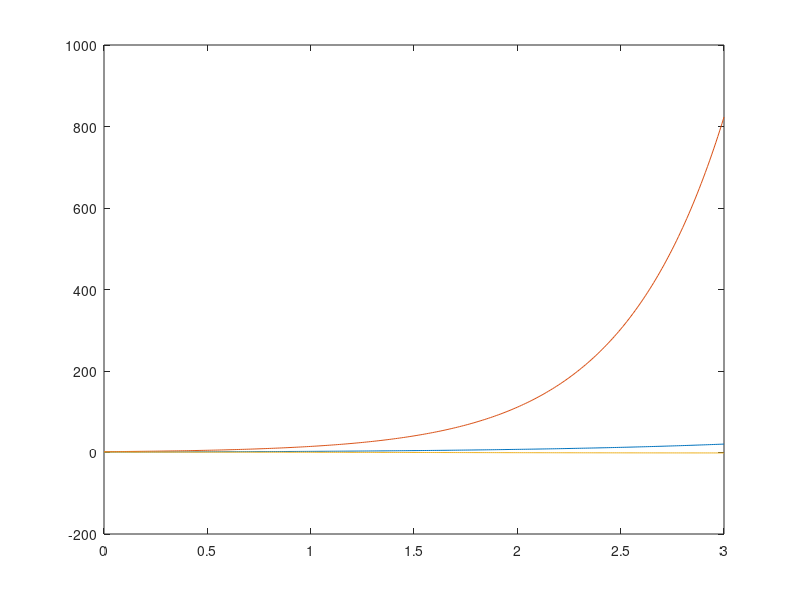

The MATLAB script that drew this image:
# Resolution of the exercise given in theory slides

function ejercicio_sistema_diferencia_central

  # EXERCISE DATA --------------------------------------------------------------
  M = [1, 0, 0; 0, -1, 0; 0, 0, 2];
  C = [4, 0, 0; 0, -1, 0; 0, 0, 3];
  K = [0, 4, 1; 4, 2, 0; 1, 0, 1];
  R = {
    @(t)(5.0 * exp(t) + 8.0 * exp(2.0 * t) + cos(t)),
    @(t)(-8.0 * exp(2.0 * t) + 4.0 * exp(t)),
    @(t)(-1.0 * cos(t) - 3.0 * sin(t) + exp(t))
  };
  eval_r(R, 0)
  ti = 0.0;
  tf = 3.0;
  dt = 0.01;

  t = ti : dt : tf;

  y0 = [1; 2; 1];
  dy0 = [1; 4; 0];

  # CENTRAL DIFFERENCE ALGORITHM -----------------------------------------------
  # Calculates previous
  start_prev_y = y0 - dt * dy0 + dt * dt * 0.5 * inverse(M) * (eval_r(R, ti) - C * dy0 - K * y0)

  # Calculates usefull matrices
  G = inverse(M + dt * 0.5 * C);
  A = G * (dt * 0.5 * C - M);
  C = G * (2.0 * M - dt * dt * K);

  y = [start_prev_y , y0];

  for i = 2 : length(t)

    b = dt * dt * G * eval_r(R, t(i));
    y(:, i + 1) = b + A * y(:, i - 1) + C * y(:, i);

  endfor

  # Plot contains one extra value, start_prev_y, so skips it and shows the rest
  plot(t, y(:, 2 : length(y)))

endfunction


function [values] = eval_r(R, t)

  # Builds column vector
  values = [];

  for i = 1 : length(R)
    values(i, 1) = R{i}(t);
  endfor


endfunction
